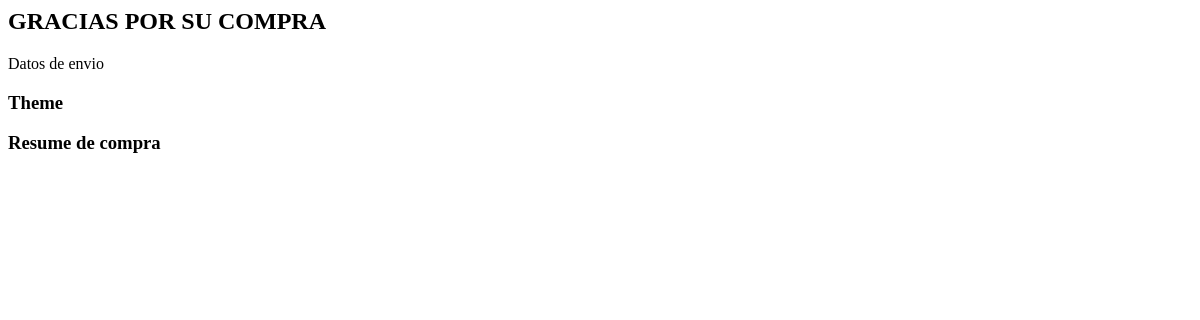
Page /resumen_compra (signed in) on the earlier database version.
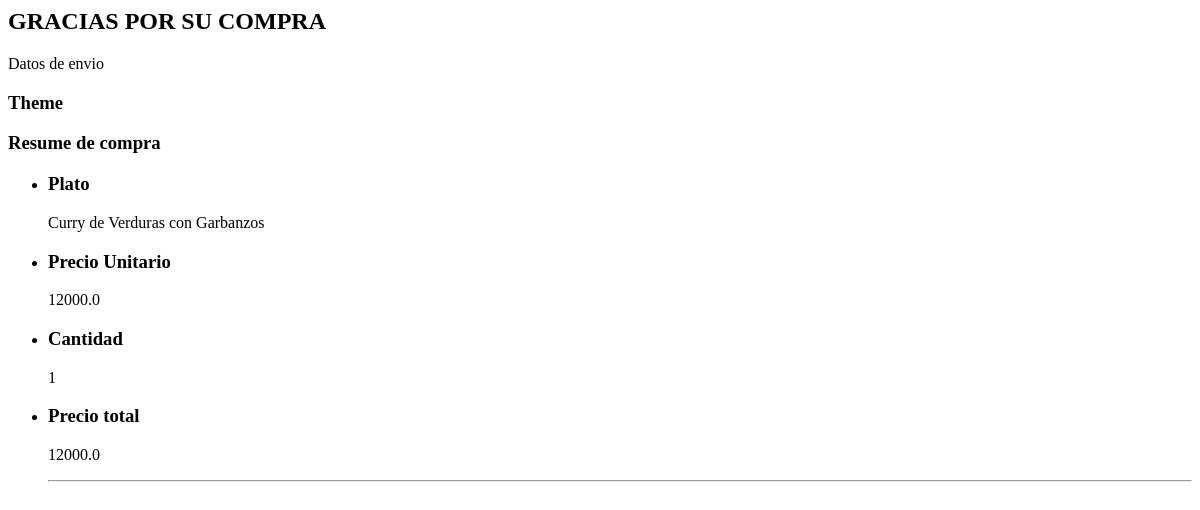
Same page on the later database version.
### tables this page shows
CREATE TABLE deatail (
      id_detail_ord INTEGER PRIMARY KEY AUTOINCREMENT,
      price FLOAT,
      quantity INT,
      date DATETIME,
      id_ord INT REFERENCES orders(id_ord),
      id_product INT REFERENCES product(id_product)
    );

CREATE TABLE product (
      id_product INTEGER PRIMARY KEY AUTOINCREMENT,
      name TEXT,
      description TEXT,
      ingredients TEXT,
      inf_nutrition TEXT,
      price FLOAT,
      stock INT,
      date DATETIME,
      ranking INT,
      id_category INT,
      FOREIGN KEY (id_category) REFERENCES category(id_category)
    );

CREATE TABLE orders (
      id_ord INTEGER PRIMARY KEY AUTOINCREMENT,
      price_tot FLOAT,
      date DATETIME,
      status INT,
      id_user INT REFERENCES user(id_user)
    );

### main.py (the view)
@app.route('/resumen_compra', methods=['GET', 'POST'])
def resumen_compra():
   orders = cnx.get_buies()
   return render_template('/usuario/car_buies.html', orders=orders)

### modelos/Connection.py (called while the page is built)
    def fetch_data(self, query, values=None):
        if values:
            self.cursor.execute(query, values)
        else:
            self.cursor.execute(query)
        return self.cursor.fetchall()

    def get_buies(self):
        return self.fetch_data("SELECT product.name, deatail.price, deatail.quantity, orders.price_tot from orders inner join deatail on orders.id_ord =  deatail.id_ord inner join product on deatail.id_product = product.id_product where orders.id_user = ? and orders.date = ?", (session['id_user'], datetime.date.today()))

### templates/usuario/car_buies.html (shortened to what this page needs)
<div class="w3-center">
    <h2>GRACIAS POR SU COMPRA</h2>
</div>
<div class="w3-row-padding">
    <div class="w3-half">
        <p>Datos de envio</p>
    </div>
    <div class="w3-half">
        <div class="w3-card white">
            <div class="w3-container w3-theme">
                <h3>Theme</h3>
            </div>
            <div class="w3-container">
                <h3 class="w3-text-theme">Resume de compra</h3>
            </div>
            <ul class="w3-ul w3-border-top">
                {% for order in orders %}
                <li>
                    <h3>Plato</h3>
                    <p>{{order[0]}}</p>
                </li>
                <li>
                    <h3>Precio Unitario</h3>
                    <p><p>{{order[1]}}</p></p>
                </li>
                <li>
                    <h3>Cantidad</h3>
                    <p>{{order[2]}}</p>
                </li>
                <li>
                    <h3>Precio total</h3>
                    <p>{{order[3]}}</p>
                </li>
                <hr><br>
                {% endfor %}
            </ul>
        </div>
    </div>
</div>

Differences in the rows shown:
added deatail: name "Curry de Verduras con Garbanzos", price "12000.0", quantity "1", price_tot "12000.0"
